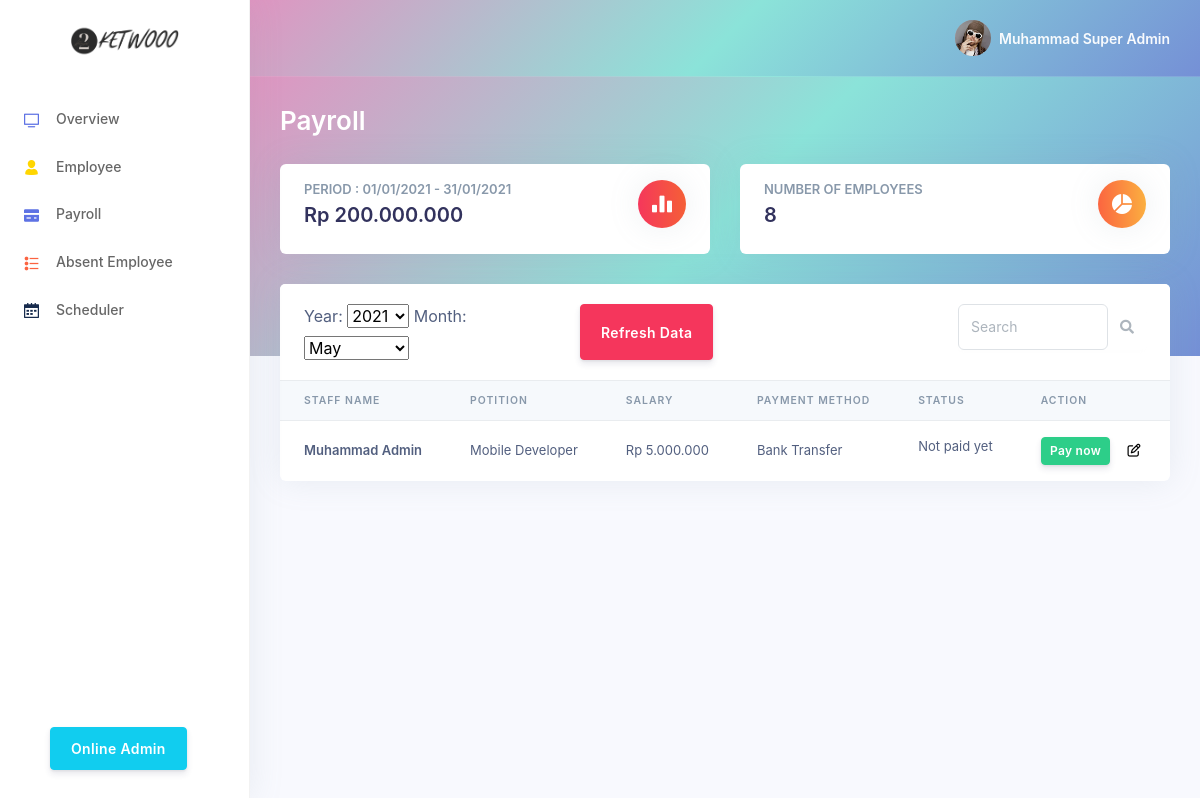
Before: /index.php?page=payroll (signed in) with the older database file.
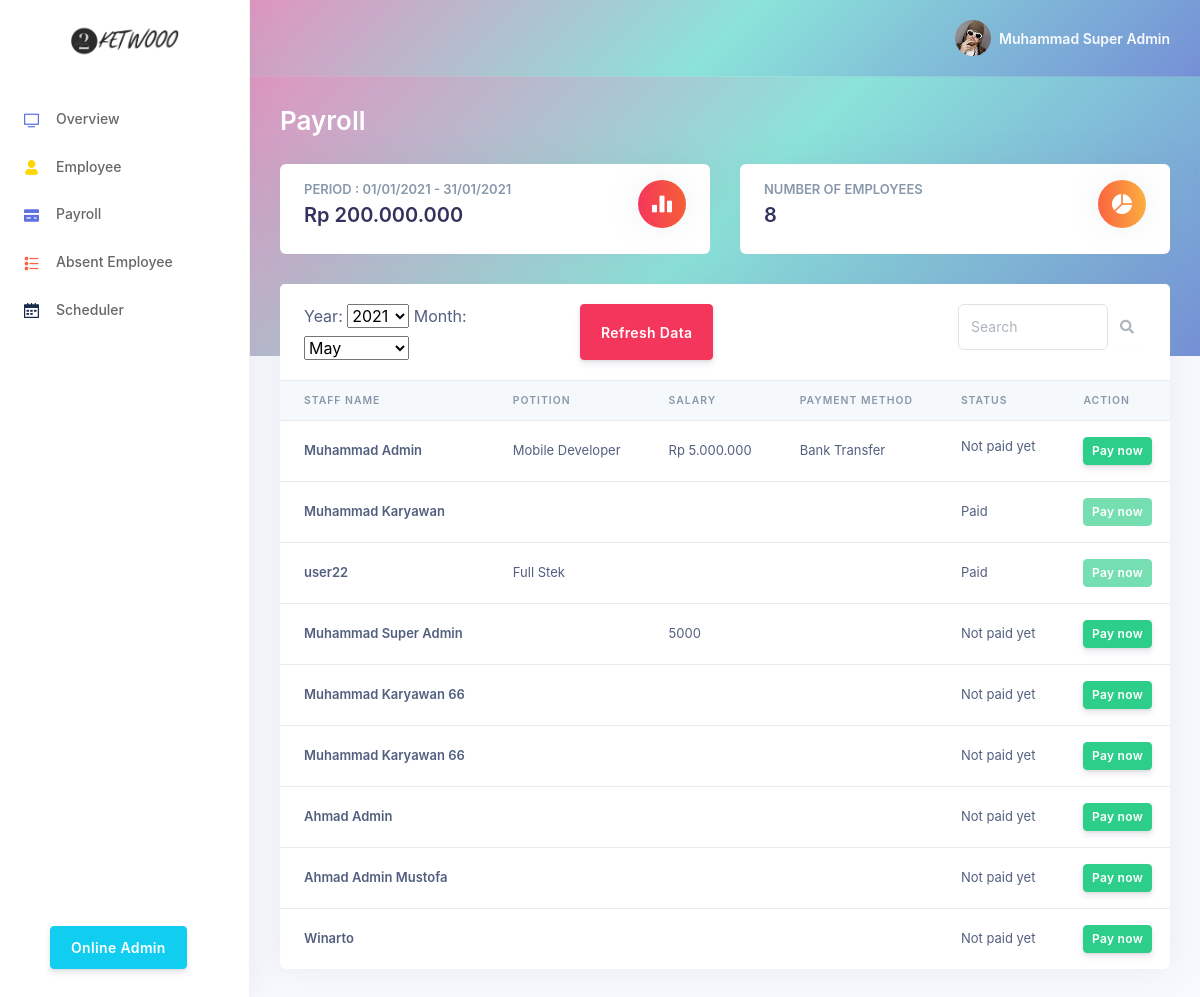
After: the same page with the newer database file.
### tables this page shows
CREATE TABLE `payroll` (
  `id_payroll` int(11) NOT NULL,
  `id_user` int(11) NOT NULL,
  `year_filter` enum('2020','2021') NOT NULL,
  `month_filter` enum('January','February','March','April','May','June','July','August','September','October','November','December') NOT NULL,
  `salary` int(11) DEFAULT NULL,
  `payment_method` enum('Bank Transfer','OVO','DANA','Gopay') DEFAULT NULL,
  `status_paid` tinyint(1) NOT NULL DEFAULT 0
);

CREATE TABLE `user` (
  `id_user` int(16) NOT NULL,
  `nama_user` varchar(64) NOT NULL,
  `email_user` varchar(64) NOT NULL,
  `password_user` varchar(64) NOT NULL,
  `level_user` enum('karyawan','admin_financial','admin_personalia','super_admin') NOT NULL,
  `jabatan` varchar(32) DEFAULT NULL,
  `join_date` date NOT NULL
);

### payroll.php (the view, shortened to what this page needs)
<?php
  include("system/connection.php");
?>
<div class="main-content" id="panel">
    <div class="header gradient-bg pb-6">
        <div class="container-fluid">
            <div class="header-body">
                <div class="row align-items-center py-4">
                    <div class="col-lg-6 col-7">
                        <h6 class="h1 text-white d-inline-block mb-0">Payroll</h6>
                    </div>
                </div>
                <div class="row">
                    <div class="col-xl-6 col-md-6">
                        <div class="card card-stats">
                            <div class="card-body">
                                <div class="row">
                                    <div class="col">
                                        <h5 class="card-title text-uppercase text-muted mb-0">Period : 01/01/2021 - 31/01/2021</h5>
                                        <span class="h2 font-weight-bold mb-0"><label id="periodBalance"><center>Rp 200.000.000</center></label></span>
                                    </div>
                                    <div class="col-auto">
                                        <div class="icon icon-shape bg-gradient-red text-white rounded-circle shadow">
                                            <i class="ni ni-chart-bar-32"></i>
                                        </div>
                                    </div>
                                </div>
                            </div>
                        </div>
                    </div>
                    <div class="col-xl-6 col-md-6">
                        <div class="card card-stats">
                            <div class="card-body">
                                <div class="row">
                                    <div class="col">
                                        <h5 class="card-title text-uppercase text-muted mb-0">Number of Employees</h5>
                                        <span class="h2 font-weight-bold mb-0"><label id="balance"><?php
                                        $numberofemployee = 0;
                                        $countuser = mysqli_query($connection, "SELECT * FROM user");
                                        foreach($countuser as $counternumber){$numberofemployee+=1;}
                                        echo "$numberofemployee";
                                        ?></label></span>
                                    </div>
                                    <div class="col-auto">
                                        <div class="icon icon-shape bg-gradient-orange text-white rounded-circle shadow">
                                            <i class="ni ni-chart-pie-35"></i>
                                        </div>
                                    </div>
                                </div>
                            </div>
                        </div>
                    </div>
                </div>
            </div>
        </div>
    </div>
    <div class="container-fluid mt--6">
        <div class="row">
            <div class="col-xl-12">
                <div class="card">
                    <div class="card-header border-0">
                        <div class="row">
                            <div class='col-xl-4'>
                            <form action="" method="POST">
                                <label for="yearpicker">Year:</label>
                                <select name="yearpicker" id="yearpicker">
                                    <?php
                                        $year_list = array('2020','2021');
                                        $cur_year = date("Y");
                                        $selected_year = $_SESSION["yearpicker"]??$cur_year;
                                        foreach($year_list as $year){
                                            if($selected_year==$year){
                                                echo "<option value=\"$selected_year\" selected=\"selected\">$selected_year</option>";
                                            }else{
                                                echo "<option value=\"$year\">$year</option>";
                                            }
                                        }
                                    ?>
                                </select>
                                <label for="monthpicker">Month:</label>
                                <select name="monthpicker" id="monthpicker">
                                    <?php
                                        $month_list = array('January','February','March','April','May','June','July','August','September','October','November','December');
                                        $cur_month = $selected_month??date("M");
                                        $selected_month = $_SESSION["monthpicker"]??$cur_month;
                                        foreach($month_list as $month){
                                            if($selected_month==$month){
                                                echo "<option value=\"$selected_month\" selected=\"selected\">$selected_month</option>";
                                            }else{
                                                echo "<option value=\"$month\">$month</option>";
                                            }
                                        }
                                    ?>
                                </select>
                            </div>
                                <button type="submit" name="updatedata" class="btn btn-danger">Refresh Data</button>
                            <div class="col text-right">
                            </div>
                            <div class="col-xl-3 text-right">
                                <div class="input-group rounded">
                                    <input type="search" class="form-control rounded" placeholder="Search" aria-label="Search"
                                        aria-describedby="search-addon" />
                                    <span class="input-group-text border-0" id="search-addon">
                                        <i class="fas fa-search"></i>
                                    </span>
                                </div>
                            </div>
                        </div>
                    </div>
                    <div class="table-responsive">
                        <table class="table align-items-center table-flush">
                            <thead class="thead-light">
                                <tr>
                                    <th scope="col">Staff Name</th>
                                    <th scope="col">Potition</th>
                                    <th scope="col">Salary</th>
                                    <th scope="col">Payment Method</th>
                                    <th scope="col">Status</th>
                                    <th scope="col">Action</th>
                                </tr>
                            </thead>
                            <tbody>
                                <tr>
                                    <th scope="row">Muhammad Admin</th>
                                    <td>Mobile Developer</td>
                                    <td>Rp 5.000.000</td>
                                    <td>Bank Transfer</td>
                                    <td>
                                        <label id="notpaidyet">Not paid yet</label>
                                    </td>
                                    <td>
                                        <button type="button" onclick="payNow('paynow','notpaidyet','balance','periodBalance')" id="paynow" class="btn btn-success btn-sm">Pay now</button>
                                        <button type="button" class="editprofile fa fa-edit"></button>
                                    </td>
                                </tr>
                                <?php
                                    $select = mysqli_query($connection, "SELECT * FROM payroll INNER JOIN user ON payroll.id_user = user.id_user WHERE year_filter = '$selected_year' AND month_filter = '$selected_month'");
                                    while ($data = mysqli_fetch_array($select)) { ?>
                                <tr>
                                    <th scope="row"><?= $data['nama_user'] ?></th>
                                    <td><?= $data['jabatan'] ?></td>
                                    <td><?= $data['salary'] ?></td>
                                    <td><?= $data['payment_method'] ?></td>
                                    <td>
                                        <?php if($data['status_paid']){echo "Paid";}else{echo "Not paid yet ";} ?>
                                    </td>
                                    <td>
                                        <form action="" method="POST">
                                            <button type="submit" name="paynow" class="btn btn-success btn-sm" <?php if ($data['status_paid']){echo "disabled";} ?> >Pay now</button>
                                            <button type="button" name="" data-toggle="modal" data-target="#editpayroll<?= $data['id_user'] ?>" class="editprofile fa fa-edit"></button>
                                        </form>
                                    </td>
                                </tr>
                                <?php } ?>
                            </tbody>
                        </table>
                    </div>
                </div>
            </div>
        </div>
    </div>
</div>

### index.php (shortened to what this page needs)
<!DOCTYPE html>
<html>
<head>
    <link rel='stylesheet prefetch' href='http://netdna.bootstrapcdn.com/font-awesome/3.2.1/css/font-awesome.css'>
    <link rel="stylesheet" href="asset/library/vendor/nucleo/css/nucleo.css" type="text/css">
    <link rel="stylesheet" href="asset/library/vendor/@fortawesome/fontawesome-free/css/all.min.css" type="text/css">
    <link rel="stylesheet" href="asset/library/css/argon.css" type="text/css">
    <link rel="stylesheet" href="asset/styles.css">
</head>
<body>
  <nav class="sidenav navbar navbar-vertical  fixed-left  navbar-expand-xs navbar-light bg-white" id="sidenav-main">
    <div class="scrollbar-inner">
      <div class="sidenav-header  align-items-center">
        <a class="navbar-brand" href="javascript:void(0)">
          <img src="asset/images/ketwooo.png" class="navbar-brand-img" alt="...">
        </a>
      </div>
      <div class="navbar-inner">
        <div class="collapse navbar-collapse" id="sidenav-collapse-main">
          <ul class="navbar-nav">
            <?php if ($_SESSION['level_user'] == 'super_admin'){ ?>
            <li class="nav-item">
              <a class="nav-link" href="index.php?page=overview">
                <i class="ni ni-tv-2 text-primary"></i>
                <span class="nav-link-text">Overview</span>
              </a>
            </li>
            <li class="nav-item">
              <a class="nav-link" href="index.php?page=employee">
                <i class="ni ni-single-02 text-yellow"></i>
                <span class="nav-link-text">Employee</span>
              </a>
            </li>
            <li class="nav-item">
              <a class="nav-link" href="index.php?page=payroll">
                <i class="ni ni-credit-card text-primary"></i>
                <span class="nav-link-text">Payroll</span>
              </a>
            </li>
            <li class="nav-item">
              <a class="nav-link" href="index.php?page=AbsentEmployee">
                <i class="ni ni-bullet-list-67 text-orange"></i>
                <span class="nav-link-text">Absent Employee</span>
              </a>
            </li>
            <li class="nav-item">
              <a class="nav-link" href="index.php?page=Scheduler">
                <i class="ni ni-calendar-grid-58 text-default"></i>
                <span class="nav-link-text">Scheduler</span>
              </a>
            </li>
            <li class="nav-item fixed-bottom">
              <button type="button" class="btn btn-info" data-toggle="modal" data-target="#popupOnlineAdmin">Online Admin</button>
            </li>
            <?php }?>
          </ul>
        </div>
      </div>
    </div>
  </nav>
  <div class="main-content" id="panel">
    <nav class="navbar navbar-top navbar-expand navbar-dark gradient-bg border-bottom">
      <div class="container-fluid">
        <div class="collapse navbar-collapse" id="navbarSupportedContent">
          <ul class="navbar-nav align-items-center  ml-md-auto ml-md-0 ">
            <li class="nav-item dropdown">
              <a class="nav-link pr-0" href="#" role="button" data-toggle="dropdown" aria-haspopup="true" aria-expanded="false">
                <div class="media align-items-center">
                  <span class="avatar avatar-sm rounded-circle">
                    <img alt="Image placeholder" src="asset/images/profil.jpg">
                  </span>
                  <div class="media-body  ml-2  d-none d-lg-block">
                    <span class="mb-0 text-sm  font-weight-bold"><?= $_SESSION["nama_user"] ?></span>
                  </div>
                </div>
              </a>
            </li>
          </ul>
        </div>
      </div>
    </nav>
    <?php
    if (!isset($_GET["page"])) {
        if ($_SESSION['level_user'] == 'super_admin'){
            include("overview.php");
        }elseif($_SESSION['level_user'] == 'karyawan'){
            include("JadwalKerja.php");
        }
    } else {
        include($_GET["page"] . ".php");
    }
    ?>
  </div>
</body>
</html>

### asset/styles.css (style rules this page uses)
body { font-family: -apple-system, BlinkMacSystemFont, 'Segoe UI', Roboto, Oxygen, Ubuntu, Cantarell, 'Open Sans', 'Helvetica Neue', sans-serif; }
.gradient-bg { background-image: linear-gradient(135deg, #DF95C1, #8BE3D9, #7590D6); }
button.editprofile { background-color: transparent; border: none; }
.navbar-inner .fixed-bottom { bottom: 30px; left: 50px; }
thead { cursor: default; }

Changed rows visible on the page:
added payroll: id_user.nama_user "Muhammad Karyawan", status_paid "Paid"
added payroll: id_user.nama_user "user22", id_user.jabatan "Full Stek", status_paid "Paid"
added payroll: id_user.nama_user "Muhammad Super Admin", salary "5000", status_paid "Not paid yet"
added payroll: id_user.nama_user "Muhammad Karyawan 66", status_paid "Not paid yet"
added payroll: id_user.nama_user "Muhammad Karyawan 66", status_paid "Not paid yet"
added payroll: id_user.nama_user "Ahmad Admin", status_paid "Not paid yet"
added payroll: id_user.nama_user "Ahmad Admin Mustofa", status_paid "Not paid yet"
added payroll: id_user.nama_user "Winarto", status_paid "Not paid yet"
